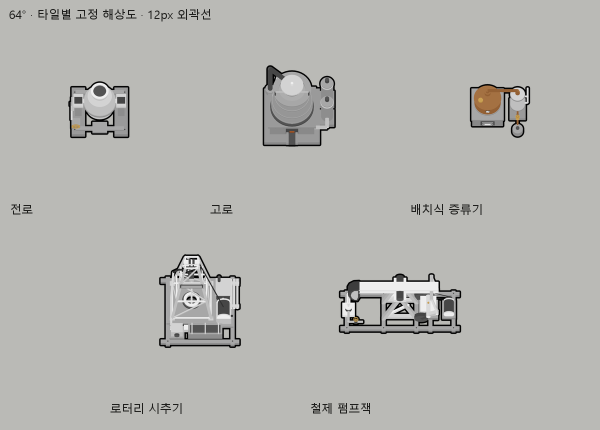
#> input picture ArtSource/IndustrialMachines/metallurgy_oil_north.png, 1200 x 860 px, given in place of HD_LineShaftMillingMachine_north.png, which was not available (shown at 1/2 size)
$ python review_family.py
#> lines starting #> are read from the running program, lines starting #| are printed output that depends on the picture
### ArtSource/IndustrialMachines/theme_preview.py
"""Preview native game albedo through its CutoutComplex white/Steel color mask."""
from pathlib import Path
from functools import lru_cache
import json,os,tempfile
import numpy as np
from PIL import Image
ROOT=Path(__file__).resolve().parents[2]

# [9 lines left out: function save_review, not called in this run]

@lru_cache(None)
def themed_stems():
    result={}
    for path in (ROOT/'ArtSource').rglob('validation.json'):
        try:meta=json.loads(path.read_text(encoding='utf8'))
        except (ValueError,UnicodeError):continue
        if isinstance(meta,dict) and meta.get('building_theme_version'):result[meta['asset']]=meta
    return result

def game_image(path):
    path=Path(path);im=Image.open(path).convert('RGBA')
    if path.resolve().parent != (ROOT/'Textures/Buildings').resolve():return im
    stem=path.stem.rsplit('_',1)[0];meta=themed_stems().get(stem)
#> (reads ArtSource/CollinsRadioDesk/validation.json from the repository)
    if not meta:return im
    mask=Image.open(path.with_name(path.stem+'m.png')).convert('RGBA')
    color=np.array(im,dtype=np.float32);weights=np.array(mask,dtype=np.float32)[:,:,:2]/255
    factor=(1-weights.sum(axis=2))[:,:,None]+weights[:,:,0,None]+weights[:,:,1,None]*np.array(meta['theme_secondary_color'])/255
    color[:,:,:3]*=np.clip(factor,0,1)
    return Image.fromarray(np.rint(color).clip(0,255).astype('uint8'))

### ArtSource/IndustrialMachines/review_family.py
"""Compose labeled visual comparisons without editing exported game textures."""
from pathlib import Path
import os
from theme_preview import game_image,save_review
from PIL import Image,ImageDraw,ImageFont
OUT=Path(__file__).resolve().parent;ROOT=OUT.parent.parent
REVIEW=OUT/'Review';REVIEW.mkdir(exist_ok=True)
font_path=Path(os.environ.get('WINDIR','C:/Windows'))/'Fonts/segoeui.ttf'
font=ImageFont.truetype(str(font_path),17) if font_path.is_file() else ImageFont.load_default()
small=ImageFont.truetype(str(font_path),14) if font_path.is_file() else font
machines=[('HD_SmallSteamEngine','Small steam plant'),('HD_LargeSteamEngine','Large steam engine'),
          ('HD_IndustrialDieselEngine','Stationary diesel'),('HD_EarlyIndustrialGenerator','DC dynamo'),
          ('HD_EarlyIndustrialLargeMotor','Electric motor')]
def tile(image_path,title,subtitle,normalize=True):
    board=Image.new('RGBA',(288,310),(70,73,72,255));draw=ImageDraw.Draw(board)
    draw.text((14,10),title,font=font,fill=(242,242,238));draw.text((14,34),subtitle,font=small,fill=(185,197,192))
    im=game_image(image_path)
    if normalize:
        box=im.getbbox();im=im.crop(box);im.thumbnail((250,245),Image.Resampling.LANCZOS)
#> after `box = im.getbbox()`: box = (0, 0, 1200, 860)
#> after `im.thumbnail((250, 245), Image.Resampling.LANCZOS)`:
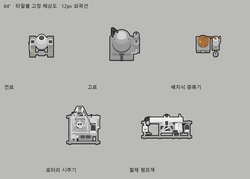
#> im: PIL image 250x179 RGBA; mean R, G, B, A 181.6, 181.5, 177.7, 255
    else:im=im.resize((256,256),Image.Resampling.LANCZOS)
    board.alpha_composite(im,((288-im.width)//2,56+(250-im.height)//2));return board
#> after `board.alpha_composite(im, ((288 - im.width) // 2, 56 + (250 - im.heigh`:
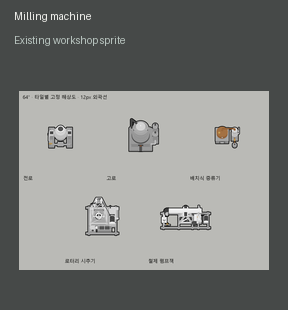
#> board: PIL image 288x310 RGBA; mean R, G, B, A 126.6, 128.1, 125.6, 255
context=Image.new('RGBA',(1152,620),(70,73,72,255))
refs=[('HD_LineShaftMillingMachine','Milling machine'),('HD_LineShaftPress','Industrial press'),('HD_RollingMC','Rolling mill')]
items=[(stem,label,'Existing workshop sprite') for stem,label in refs]+[(stem,label,'Updated period machine') for stem,label in machines]
for i,(stem,title,subtitle) in enumerate(items):
    context.alpha_composite(tile(ROOT/'Textures/Buildings'/f'{stem}_north.png',title,subtitle),(i%4*288,i//4*310))
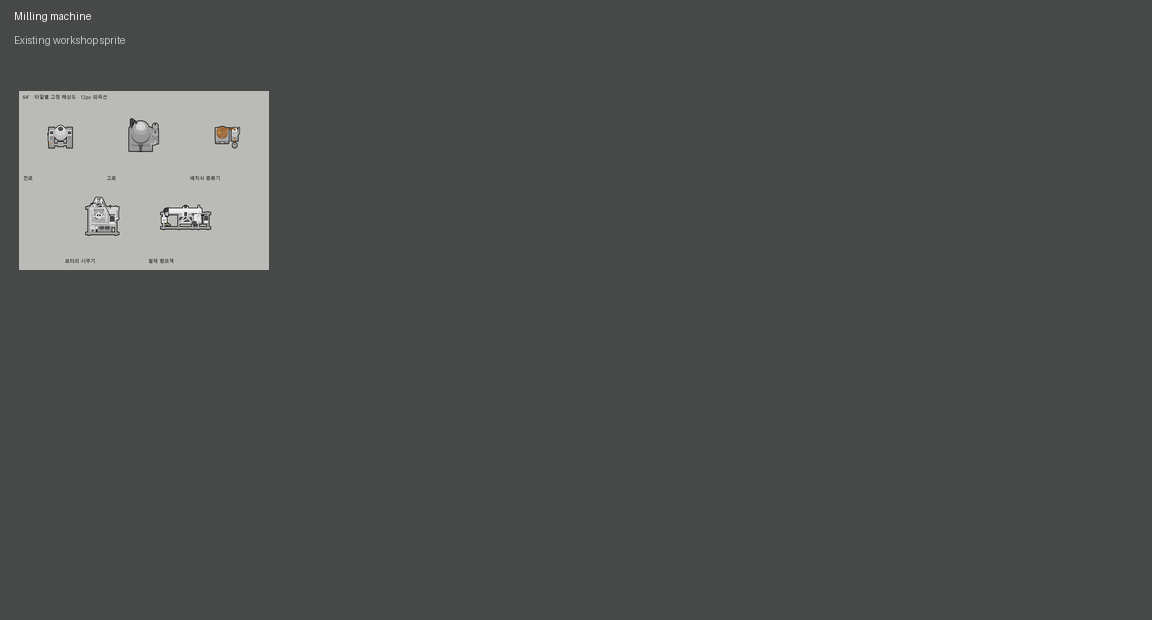
#> context: PIL image 1152x620 RGBA; mean R, G, B, A 77.1, 79.9, 78.7, 255
#> pass 2 of the loop `for i,(stem,title,subtitle) in enumerate(items):`:
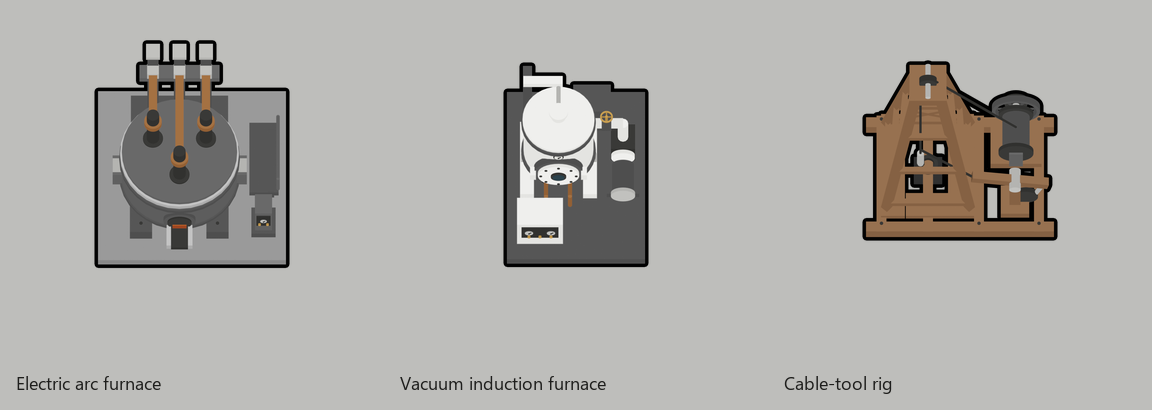
#> input picture ArtSource/IndustrialMachines/new_machines_north.png, 1152 x 410 px, given in place of HD_LineShaftPress_north.png, which was not available
#> box = (0, 0, 1152, 410)
#> in tile (call 2), `board.alpha_composite(im, ((288 - im.width) // 2, 56 + (250 - im.heigh`:
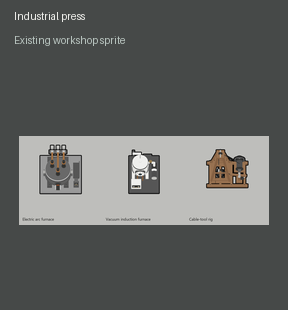
#> board: PIL image 288x310 RGBA; mean R, G, B, A 96.8, 98.7, 97, 255
#> `context.alpha_composite(tile(ROOT/'Textures/Buildings'/f'{stem}_north...`:
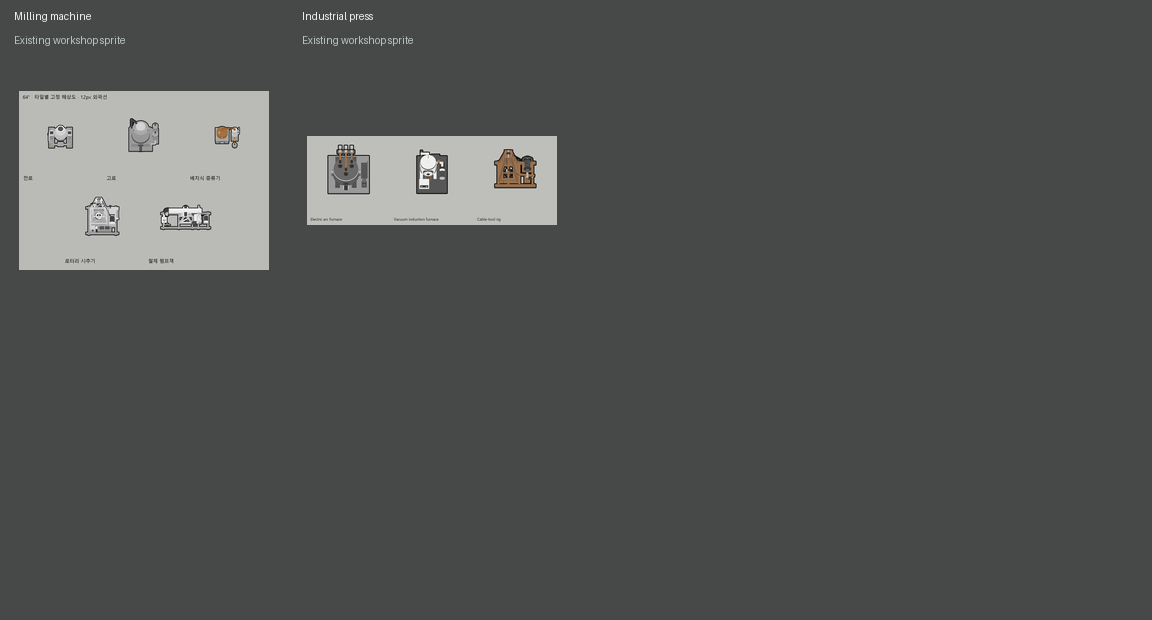
#> context: PIL image 1152x620 RGBA; mean R, G, B, A 80.4, 83.1, 81.8, 255
#> (the run stopped early here; a loop or call above may not have finished)
